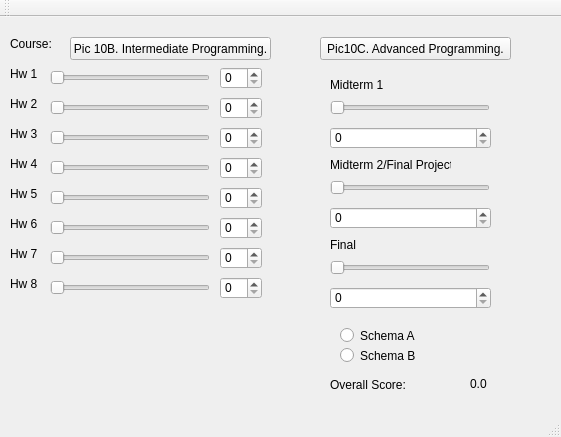
<?xml version="1.0" encoding="UTF-8"?>
<ui version="4.0">
 <class>MainWindow</class>
 <widget class="QMainWindow" name="MainWindow">
  <property name="geometry">
   <rect>
    <x>0</x>
    <y>0</y>
    <width>561</width>
    <height>437</height>
   </rect>
  </property>
  <property name="windowTitle">
   <string>MainWindow</string>
  </property>
  <widget class="QWidget" name="centralWidget">
   <widget class="QSpinBox" name="spinBox_hw1">
    <property name="geometry">
     <rect>
      <x>220</x>
      <y>50</y>
      <width>42</width>
      <height>22</height>
     </rect>
    </property>
   </widget>
   <widget class="QLabel" name="hw1label">
    <property name="geometry">
     <rect>
      <x>10</x>
      <y>50</y>
      <width>47</width>
      <height>13</height>
     </rect>
    </property>
    <property name="text">
     <string>Hw 1</string>
    </property>
   </widget>
   <widget class="QLabel" name="hw3label">
    <property name="geometry">
     <rect>
      <x>10</x>
      <y>110</y>
      <width>47</width>
      <height>13</height>
     </rect>
    </property>
    <property name="text">
     <string>Hw 3</string>
    </property>
   </widget>
   <widget class="QLabel" name="courselabel">
    <property name="geometry">
     <rect>
      <x>10</x>
      <y>20</y>
      <width>47</width>
      <height>13</height>
     </rect>
    </property>
    <property name="text">
     <string>Course:</string>
    </property>
   </widget>
   <widget class="QLabel" name="hw4label">
    <property name="geometry">
     <rect>
      <x>10</x>
      <y>140</y>
      <width>47</width>
      <height>13</height>
     </rect>
    </property>
    <property name="text">
     <string>Hw 4</string>
    </property>
   </widget>
   <widget class="QLabel" name="hw5label">
    <property name="geometry">
     <rect>
      <x>10</x>
      <y>170</y>
      <width>47</width>
      <height>13</height>
     </rect>
    </property>
    <property name="text">
     <string>Hw 5</string>
    </property>
   </widget>
   <widget class="QLabel" name="hw8label">
    <property name="geometry">
     <rect>
      <x>10</x>
      <y>260</y>
      <width>47</width>
      <height>13</height>
     </rect>
    </property>
    <property name="text">
     <string>Hw 8</string>
    </property>
   </widget>
   <widget class="QLabel" name="hw7label">
    <property name="geometry">
     <rect>
      <x>10</x>
      <y>230</y>
      <width>47</width>
      <height>13</height>
     </rect>
    </property>
    <property name="text">
     <string>Hw 7</string>
    </property>
   </widget>
   <widget class="QLabel" name="hw6label">
    <property name="geometry">
     <rect>
      <x>10</x>
      <y>200</y>
      <width>47</width>
      <height>13</height>
     </rect>
    </property>
    <property name="text">
     <string>Hw 6</string>
    </property>
   </widget>
   <widget class="QSlider" name="hw1slider">
    <property name="geometry">
     <rect>
      <x>50</x>
      <y>50</y>
      <width>160</width>
      <height>22</height>
     </rect>
    </property>
    <property name="orientation">
     <enum>Qt::Horizontal</enum>
    </property>
   </widget>
   <widget class="QSlider" name="hw2slider">
    <property name="geometry">
     <rect>
      <x>50</x>
      <y>80</y>
      <width>160</width>
      <height>22</height>
     </rect>
    </property>
    <property name="orientation">
     <enum>Qt::Horizontal</enum>
    </property>
   </widget>
   <widget class="QSlider" name="hw4slider">
    <property name="geometry">
     <rect>
      <x>50</x>
      <y>140</y>
      <width>160</width>
      <height>22</height>
     </rect>
    </property>
    <property name="orientation">
     <enum>Qt::Horizontal</enum>
    </property>
   </widget>
   <widget class="QSlider" name="hw5slider">
    <property name="geometry">
     <rect>
      <x>50</x>
      <y>170</y>
      <width>160</width>
      <height>22</height>
     </rect>
    </property>
    <property name="orientation">
     <enum>Qt::Horizontal</enum>
    </property>
   </widget>
   <widget class="QSlider" name="hw8slider">
    <property name="geometry">
     <rect>
      <x>50</x>
      <y>260</y>
      <width>160</width>
      <height>22</height>
     </rect>
    </property>
    <property name="orientation">
     <enum>Qt::Horizontal</enum>
    </property>
   </widget>
   <widget class="QSlider" name="hw6slider">
    <property name="geometry">
     <rect>
      <x>50</x>
      <y>200</y>
      <width>160</width>
      <height>22</height>
     </rect>
    </property>
    <property name="orientation">
     <enum>Qt::Horizontal</enum>
    </property>
   </widget>
   <widget class="QSlider" name="hw7slider">
    <property name="geometry">
     <rect>
      <x>50</x>
      <y>230</y>
      <width>160</width>
      <height>22</height>
     </rect>
    </property>
    <property name="orientation">
     <enum>Qt::Horizontal</enum>
    </property>
   </widget>
   <widget class="QSlider" name="hw3slider">
    <property name="geometry">
     <rect>
      <x>50</x>
      <y>110</y>
      <width>160</width>
      <height>22</height>
     </rect>
    </property>
    <property name="orientation">
     <enum>Qt::Horizontal</enum>
    </property>
   </widget>
   <widget class="QSpinBox" name="spinBox_hw2">
    <property name="geometry">
     <rect>
      <x>220</x>
      <y>80</y>
      <width>42</width>
      <height>22</height>
     </rect>
    </property>
   </widget>
   <widget class="QSpinBox" name="spinBox_hw3">
    <property name="geometry">
     <rect>
      <x>220</x>
      <y>110</y>
      <width>42</width>
      <height>22</height>
     </rect>
    </property>
   </widget>
   <widget class="QSpinBox" name="spinBox_hw4">
    <property name="geometry">
     <rect>
      <x>220</x>
      <y>140</y>
      <width>42</width>
      <height>22</height>
     </rect>
    </property>
   </widget>
   <widget class="QSpinBox" name="spinBox_hw5">
    <property name="geometry">
     <rect>
      <x>220</x>
      <y>170</y>
      <width>42</width>
      <height>22</height>
     </rect>
    </property>
   </widget>
   <widget class="QSpinBox" name="spinBox_hw6">
    <property name="geometry">
     <rect>
      <x>220</x>
      <y>200</y>
      <width>42</width>
      <height>22</height>
     </rect>
    </property>
   </widget>
   <widget class="QSpinBox" name="spinBox_hw7">
    <property name="geometry">
     <rect>
      <x>220</x>
      <y>230</y>
      <width>42</width>
      <height>22</height>
     </rect>
    </property>
   </widget>
   <widget class="QSpinBox" name="spinBox_hw8">
    <property name="geometry">
     <rect>
      <x>220</x>
      <y>260</y>
      <width>42</width>
      <height>22</height>
     </rect>
    </property>
   </widget>
   <widget class="QLabel" name="hw2label">
    <property name="geometry">
     <rect>
      <x>10</x>
      <y>80</y>
      <width>47</width>
      <height>13</height>
     </rect>
    </property>
    <property name="text">
     <string>Hw 2</string>
    </property>
   </widget>
   <widget class="QPushButton" name="pic10bbutton">
    <property name="geometry">
     <rect>
      <x>70</x>
      <y>20</y>
      <width>201</width>
      <height>23</height>
     </rect>
    </property>
    <property name="text">
     <string>Pic 10B. Intermediate Programming.</string>
    </property>
   </widget>
   <widget class="QPushButton" name="pic10cbutton">
    <property name="geometry">
     <rect>
      <x>320</x>
      <y>20</y>
      <width>191</width>
      <height>23</height>
     </rect>
    </property>
    <property name="text">
     <string>Pic10C. Advanced Programming.</string>
    </property>
   </widget>
   <widget class="QSlider" name="midterm1slider">
    <property name="geometry">
     <rect>
      <x>330</x>
      <y>80</y>
      <width>160</width>
      <height>22</height>
     </rect>
    </property>
    <property name="orientation">
     <enum>Qt::Horizontal</enum>
    </property>
   </widget>
   <widget class="QSlider" name="midterm2slider">
    <property name="geometry">
     <rect>
      <x>330</x>
      <y>160</y>
      <width>160</width>
      <height>22</height>
     </rect>
    </property>
    <property name="orientation">
     <enum>Qt::Horizontal</enum>
    </property>
   </widget>
   <widget class="QSlider" name="finalslider">
    <property name="geometry">
     <rect>
      <x>330</x>
      <y>240</y>
      <width>160</width>
      <height>22</height>
     </rect>
    </property>
    <property name="orientation">
     <enum>Qt::Horizontal</enum>
    </property>
   </widget>
   <widget class="QLabel" name="midterm1label">
    <property name="geometry">
     <rect>
      <x>330</x>
      <y>60</y>
      <width>71</width>
      <height>16</height>
     </rect>
    </property>
    <property name="text">
     <string>Midterm 1</string>
    </property>
   </widget>
   <widget class="QSpinBox" name="spinBox_midterm1">
    <property name="geometry">
     <rect>
      <x>330</x>
      <y>110</y>
      <width>161</width>
      <height>22</height>
     </rect>
    </property>
   </widget>
   <widget class="QLabel" name="midterm2label">
    <property name="geometry">
     <rect>
      <x>330</x>
      <y>140</y>
      <width>121</width>
      <height>16</height>
     </rect>
    </property>
    <property name="text">
     <string>Midterm 2/Final Project</string>
    </property>
   </widget>
   <widget class="QSpinBox" name="spinBox_midterm2">
    <property name="geometry">
     <rect>
      <x>330</x>
      <y>190</y>
      <width>161</width>
      <height>22</height>
     </rect>
    </property>
   </widget>
   <widget class="QLabel" name="finallabel">
    <property name="geometry">
     <rect>
      <x>330</x>
      <y>220</y>
      <width>71</width>
      <height>16</height>
     </rect>
    </property>
    <property name="text">
     <string>Final</string>
    </property>
   </widget>
   <widget class="QSpinBox" name="spinBox_final">
    <property name="geometry">
     <rect>
      <x>330</x>
      <y>270</y>
      <width>161</width>
      <height>22</height>
     </rect>
    </property>
   </widget>
   <widget class="QRadioButton" name="schemaA">
    <property name="geometry">
     <rect>
      <x>340</x>
      <y>310</y>
      <width>82</width>
      <height>17</height>
     </rect>
    </property>
    <property name="text">
     <string>Schema A</string>
    </property>
   </widget>
   <widget class="QRadioButton" name="schemaB">
    <property name="geometry">
     <rect>
      <x>340</x>
      <y>330</y>
      <width>82</width>
      <height>17</height>
     </rect>
    </property>
    <property name="text">
     <string>Schema B</string>
    </property>
   </widget>
   <widget class="QLabel" name="overallscorelabel">
    <property name="geometry">
     <rect>
      <x>330</x>
      <y>360</y>
      <width>81</width>
      <height>16</height>
     </rect>
    </property>
    <property name="text">
     <string>Overall Score:</string>
    </property>
   </widget>
   <widget class="QLabel" name="overallscorenumberlabel">
    <property name="geometry">
     <rect>
      <x>470</x>
      <y>360</y>
      <width>47</width>
      <height>13</height>
     </rect>
    </property>
    <property name="text">
     <string>0.0</string>
    </property>
   </widget>
  </widget>
  <widget class="QMenuBar" name="menuBar">
   <property name="geometry">
    <rect>
     <x>0</x>
     <y>0</y>
     <width>561</width>
     <height>21</height>
    </rect>
   </property>
  </widget>
  <widget class="QToolBar" name="mainToolBar">
   <attribute name="toolBarArea">
    <enum>TopToolBarArea</enum>
   </attribute>
   <attribute name="toolBarBreak">
    <bool>false</bool>
   </attribute>
  </widget>
  <widget class="QStatusBar" name="statusBar"/>
 </widget>
 <layoutdefault spacing="6" margin="11"/>
 <resources/>
 <connections>
  <connection>
   <sender>hw1slider</sender>
   <signal>valueChanged(int)</signal>
   <receiver>spinBox_hw1</receiver>
   <slot>setValue(int)</slot>
   <hints>
    <hint type="sourcelabel">
     <x>129</x>
     <y>93</y>
    </hint>
    <hint type="destinationlabel">
     <x>240</x>
     <y>93</y>
    </hint>
   </hints>
  </connection>
  <connection>
   <sender>hw2slider</sender>
   <signal>valueChanged(int)</signal>
   <receiver>spinBox_hw2</receiver>
   <slot>setValue(int)</slot>
   <hints>
    <hint type="sourcelabel">
     <x>129</x>
     <y>123</y>
    </hint>
    <hint type="destinationlabel">
     <x>240</x>
     <y>123</y>
    </hint>
   </hints>
  </connection>
  <connection>
   <sender>hw3slider</sender>
   <signal>valueChanged(int)</signal>
   <receiver>spinBox_hw3</receiver>
   <slot>setValue(int)</slot>
   <hints>
    <hint type="sourcelabel">
     <x>129</x>
     <y>153</y>
    </hint>
    <hint type="destinationlabel">
     <x>240</x>
     <y>153</y>
    </hint>
   </hints>
  </connection>
  <connection>
   <sender>hw4slider</sender>
   <signal>valueChanged(int)</signal>
   <receiver>spinBox_hw4</receiver>
   <slot>setValue(int)</slot>
   <hints>
    <hint type="sourcelabel">
     <x>129</x>
     <y>183</y>
    </hint>
    <hint type="destinationlabel">
     <x>240</x>
     <y>183</y>
    </hint>
   </hints>
  </connection>
  <connection>
   <sender>hw5slider</sender>
   <signal>valueChanged(int)</signal>
   <receiver>spinBox_hw5</receiver>
   <slot>setValue(int)</slot>
   <hints>
    <hint type="sourcelabel">
     <x>129</x>
     <y>213</y>
    </hint>
    <hint type="destinationlabel">
     <x>240</x>
     <y>213</y>
    </hint>
   </hints>
  </connection>
  <connection>
   <sender>spinBox_hw1</sender>
   <signal>valueChanged(QString)</signal>
   <receiver>hw1slider</receiver>
   <slot>update()</slot>
   <hints>
    <hint type="sourcelabel">
     <x>240</x>
     <y>93</y>
    </hint>
    <hint type="destinationlabel">
     <x>129</x>
     <y>93</y>
    </hint>
   </hints>
  </connection>
  <connection>
   <sender>spinBox_hw2</sender>
   <signal>valueChanged(int)</signal>
   <receiver>hw2slider</receiver>
   <slot>update()</slot>
   <hints>
    <hint type="sourcelabel">
     <x>240</x>
     <y>123</y>
    </hint>
    <hint type="destinationlabel">
     <x>129</x>
     <y>123</y>
    </hint>
   </hints>
  </connection>
  <connection>
   <sender>spinBox_hw3</sender>
   <signal>valueChanged(int)</signal>
   <receiver>hw3slider</receiver>
   <slot>update()</slot>
   <hints>
    <hint type="sourcelabel">
     <x>240</x>
     <y>153</y>
    </hint>
    <hint type="destinationlabel">
     <x>129</x>
     <y>153</y>
    </hint>
   </hints>
  </connection>
  <connection>
   <sender>spinBox_hw4</sender>
   <signal>valueChanged(int)</signal>
   <receiver>hw4slider</receiver>
   <slot>update()</slot>
   <hints>
    <hint type="sourcelabel">
     <x>240</x>
     <y>183</y>
    </hint>
    <hint type="destinationlabel">
     <x>129</x>
     <y>183</y>
    </hint>
   </hints>
  </connection>
  <connection>
   <sender>spinBox_hw5</sender>
   <signal>valueChanged(int)</signal>
   <receiver>hw5slider</receiver>
   <slot>update()</slot>
   <hints>
    <hint type="sourcelabel">
     <x>240</x>
     <y>213</y>
    </hint>
    <hint type="destinationlabel">
     <x>129</x>
     <y>213</y>
    </hint>
   </hints>
  </connection>
  <connection>
   <sender>hw6slider</sender>
   <signal>valueChanged(int)</signal>
   <receiver>spinBox_hw6</receiver>
   <slot>setValue(int)</slot>
   <hints>
    <hint type="sourcelabel">
     <x>129</x>
     <y>243</y>
    </hint>
    <hint type="destinationlabel">
     <x>240</x>
     <y>243</y>
    </hint>
   </hints>
  </connection>
  <connection>
   <sender>spinBox_hw6</sender>
   <signal>valueChanged(int)</signal>
   <receiver>hw6slider</receiver>
   <slot>update()</slot>
   <hints>
    <hint type="sourcelabel">
     <x>240</x>
     <y>243</y>
    </hint>
    <hint type="destinationlabel">
     <x>129</x>
     <y>243</y>
    </hint>
   </hints>
  </connection>
  <connection>
   <sender>hw7slider</sender>
   <signal>valueChanged(int)</signal>
   <receiver>spinBox_hw7</receiver>
   <slot>setValue(int)</slot>
   <hints>
    <hint type="sourcelabel">
     <x>129</x>
     <y>273</y>
    </hint>
    <hint type="destinationlabel">
     <x>240</x>
     <y>273</y>
    </hint>
   </hints>
  </connection>
  <connection>
   <sender>spinBox_hw7</sender>
   <signal>valueChanged(int)</signal>
   <receiver>hw7slider</receiver>
   <slot>update()</slot>
   <hints>
    <hint type="sourcelabel">
     <x>240</x>
     <y>273</y>
    </hint>
    <hint type="destinationlabel">
     <x>129</x>
     <y>273</y>
    </hint>
   </hints>
  </connection>
  <connection>
   <sender>hw8slider</sender>
   <signal>valueChanged(int)</signal>
   <receiver>spinBox_hw8</receiver>
   <slot>setValue(int)</slot>
   <hints>
    <hint type="sourcelabel">
     <x>129</x>
     <y>303</y>
    </hint>
    <hint type="destinationlabel">
     <x>240</x>
     <y>303</y>
    </hint>
   </hints>
  </connection>
  <connection>
   <sender>spinBox_hw8</sender>
   <signal>valueChanged(int)</signal>
   <receiver>hw8slider</receiver>
   <slot>update()</slot>
   <hints>
    <hint type="sourcelabel">
     <x>240</x>
     <y>303</y>
    </hint>
    <hint type="destinationlabel">
     <x>129</x>
     <y>303</y>
    </hint>
   </hints>
  </connection>
  <connection>
   <sender>midterm1slider</sender>
   <signal>valueChanged(int)</signal>
   <receiver>spinBox_midterm1</receiver>
   <slot>setValue(int)</slot>
   <hints>
    <hint type="sourcelabel">
     <x>409</x>
     <y>123</y>
    </hint>
    <hint type="destinationlabel">
     <x>410</x>
     <y>153</y>
    </hint>
   </hints>
  </connection>
  <connection>
   <sender>spinBox_midterm1</sender>
   <signal>valueChanged(int)</signal>
   <receiver>midterm1slider</receiver>
   <slot>update()</slot>
   <hints>
    <hint type="sourcelabel">
     <x>410</x>
     <y>153</y>
    </hint>
    <hint type="destinationlabel">
     <x>409</x>
     <y>123</y>
    </hint>
   </hints>
  </connection>
  <connection>
   <sender>midterm2slider</sender>
   <signal>valueChanged(int)</signal>
   <receiver>spinBox_midterm2</receiver>
   <slot>setValue(int)</slot>
   <hints>
    <hint type="sourcelabel">
     <x>409</x>
     <y>203</y>
    </hint>
    <hint type="destinationlabel">
     <x>410</x>
     <y>233</y>
    </hint>
   </hints>
  </connection>
  <connection>
   <sender>spinBox_midterm2</sender>
   <signal>valueChanged(int)</signal>
   <receiver>midterm2slider</receiver>
   <slot>update()</slot>
   <hints>
    <hint type="sourcelabel">
     <x>410</x>
     <y>233</y>
    </hint>
    <hint type="destinationlabel">
     <x>409</x>
     <y>203</y>
    </hint>
   </hints>
  </connection>
  <connection>
   <sender>finalslider</sender>
   <signal>valueChanged(int)</signal>
   <receiver>spinBox_final</receiver>
   <slot>setValue(int)</slot>
   <hints>
    <hint type="sourcelabel">
     <x>409</x>
     <y>283</y>
    </hint>
    <hint type="destinationlabel">
     <x>410</x>
     <y>313</y>
    </hint>
   </hints>
  </connection>
  <connection>
   <sender>spinBox_final</sender>
   <signal>valueChanged(int)</signal>
   <receiver>finalslider</receiver>
   <slot>update()</slot>
   <hints>
    <hint type="sourcelabel">
     <x>410</x>
     <y>313</y>
    </hint>
    <hint type="destinationlabel">
     <x>409</x>
     <y>283</y>
    </hint>
   </hints>
  </connection>
  <connection>
   <sender>hw1slider</sender>
   <signal>valueChanged(int)</signal>
   <receiver>overallscorenumberlabel</receiver>
   <slot>update()</slot>
   <hints>
    <hint type="sourcelabel">
     <x>129</x>
     <y>93</y>
    </hint>
    <hint type="destinationlabel">
     <x>493</x>
     <y>399</y>
    </hint>
   </hints>
  </connection>
  <connection>
   <sender>overallscorenumberlabel</sender>
   <signal>windowTitleChanged(QString)</signal>
   <receiver>hw1slider</receiver>
   <slot>update()</slot>
   <hints>
    <hint type="sourcelabel">
     <x>493</x>
     <y>399</y>
    </hint>
    <hint type="destinationlabel">
     <x>129</x>
     <y>93</y>
    </hint>
   </hints>
  </connection>
  <connection>
   <sender>hw2slider</sender>
   <signal>valueChanged(int)</signal>
   <receiver>overallscorenumberlabel</receiver>
   <slot>update()</slot>
   <hints>
    <hint type="sourcelabel">
     <x>129</x>
     <y>123</y>
    </hint>
    <hint type="destinationlabel">
     <x>493</x>
     <y>399</y>
    </hint>
   </hints>
  </connection>
  <connection>
   <sender>hw3slider</sender>
   <signal>valueChanged(int)</signal>
   <receiver>overallscorenumberlabel</receiver>
   <slot>update()</slot>
   <hints>
    <hint type="sourcelabel">
     <x>129</x>
     <y>153</y>
    </hint>
    <hint type="destinationlabel">
     <x>493</x>
     <y>399</y>
    </hint>
   </hints>
  </connection>
  <connection>
   <sender>hw4slider</sender>
   <signal>valueChanged(int)</signal>
   <receiver>overallscorenumberlabel</receiver>
   <slot>update()</slot>
   <hints>
    <hint type="sourcelabel">
     <x>129</x>
     <y>183</y>
    </hint>
    <hint type="destinationlabel">
     <x>493</x>
     <y>399</y>
    </hint>
   </hints>
  </connection>
  <connection>
   <sender>hw5slider</sender>
   <signal>valueChanged(int)</signal>
   <receiver>overallscorenumberlabel</receiver>
   <slot>update()</slot>
   <hints>
    <hint type="sourcelabel">
     <x>129</x>
     <y>213</y>
    </hint>
    <hint type="destinationlabel">
     <x>493</x>
     <y>399</y>
    </hint>
   </hints>
  </connection>
  <connection>
   <sender>hw6slider</sender>
   <signal>valueChanged(int)</signal>
   <receiver>overallscorenumberlabel</receiver>
   <slot>update()</slot>
   <hints>
    <hint type="sourcelabel">
     <x>129</x>
     <y>243</y>
    </hint>
    <hint type="destinationlabel">
     <x>493</x>
     <y>399</y>
    </hint>
   </hints>
  </connection>
  <connection>
   <sender>hw7slider</sender>
   <signal>valueChanged(int)</signal>
   <receiver>overallscorenumberlabel</receiver>
   <slot>update()</slot>
   <hints>
    <hint type="sourcelabel">
     <x>129</x>
     <y>273</y>
    </hint>
    <hint type="destinationlabel">
     <x>493</x>
     <y>399</y>
    </hint>
   </hints>
  </connection>
  <connection>
   <sender>hw8slider</sender>
   <signal>valueChanged(int)</signal>
   <receiver>overallscorenumberlabel</receiver>
   <slot>update()</slot>
   <hints>
    <hint type="sourcelabel">
     <x>129</x>
     <y>303</y>
    </hint>
    <hint type="destinationlabel">
     <x>493</x>
     <y>399</y>
    </hint>
   </hints>
  </connection>
  <connection>
   <sender>midterm1slider</sender>
   <signal>valueChanged(int)</signal>
   <receiver>overallscorenumberlabel</receiver>
   <slot>update()</slot>
   <hints>
    <hint type="sourcelabel">
     <x>409</x>
     <y>123</y>
    </hint>
    <hint type="destinationlabel">
     <x>493</x>
     <y>399</y>
    </hint>
   </hints>
  </connection>
  <connection>
   <sender>midterm2slider</sender>
   <signal>valueChanged(int)</signal>
   <receiver>overallscorenumberlabel</receiver>
   <slot>update()</slot>
   <hints>
    <hint type="sourcelabel">
     <x>409</x>
     <y>203</y>
    </hint>
    <hint type="destinationlabel">
     <x>493</x>
     <y>399</y>
    </hint>
   </hints>
  </connection>
  <connection>
   <sender>finalslider</sender>
   <signal>valueChanged(int)</signal>
   <receiver>overallscorenumberlabel</receiver>
   <slot>update()</slot>
   <hints>
    <hint type="sourcelabel">
     <x>409</x>
     <y>283</y>
    </hint>
    <hint type="destinationlabel">
     <x>493</x>
     <y>399</y>
    </hint>
   </hints>
  </connection>
  <connection>
   <sender>overallscorenumberlabel</sender>
   <signal>windowTitleChanged(QString)</signal>
   <receiver>hw2slider</receiver>
   <slot>update()</slot>
   <hints>
    <hint type="sourcelabel">
     <x>493</x>
     <y>399</y>
    </hint>
    <hint type="destinationlabel">
     <x>129</x>
     <y>123</y>
    </hint>
   </hints>
  </connection>
  <connection>
   <sender>overallscorenumberlabel</sender>
   <signal>windowTitleChanged(QString)</signal>
   <receiver>hw3slider</receiver>
   <slot>update()</slot>
   <hints>
    <hint type="sourcelabel">
     <x>493</x>
     <y>399</y>
    </hint>
    <hint type="destinationlabel">
     <x>129</x>
     <y>153</y>
    </hint>
   </hints>
  </connection>
  <connection>
   <sender>overallscorenumberlabel</sender>
   <signal>windowTitleChanged(QString)</signal>
   <receiver>hw4slider</receiver>
   <slot>update()</slot>
   <hints>
    <hint type="sourcelabel">
     <x>493</x>
     <y>399</y>
    </hint>
    <hint type="destinationlabel">
     <x>129</x>
     <y>183</y>
    </hint>
   </hints>
  </connection>
  <connection>
   <sender>overallscorenumberlabel</sender>
   <signal>windowTitleChanged(QString)</signal>
   <receiver>hw5slider</receiver>
   <slot>update()</slot>
   <hints>
    <hint type="sourcelabel">
     <x>493</x>
     <y>399</y>
    </hint>
    <hint type="destinationlabel">
     <x>129</x>
     <y>213</y>
    </hint>
   </hints>
  </connection>
  <connection>
   <sender>overallscorenumberlabel</sender>
   <signal>windowTitleChanged(QString)</signal>
   <receiver>hw6slider</receiver>
   <slot>update()</slot>
   <hints>
    <hint type="sourcelabel">
     <x>493</x>
     <y>399</y>
    </hint>
    <hint type="destinationlabel">
     <x>129</x>
     <y>243</y>
    </hint>
   </hints>
  </connection>
  <connection>
   <sender>overallscorenumberlabel</sender>
   <signal>windowTitleChanged(QString)</signal>
   <receiver>hw7slider</receiver>
   <slot>update()</slot>
   <hints>
    <hint type="sourcelabel">
     <x>493</x>
     <y>399</y>
    </hint>
    <hint type="destinationlabel">
     <x>129</x>
     <y>273</y>
    </hint>
   </hints>
  </connection>
  <connection>
   <sender>overallscorenumberlabel</sender>
   <signal>windowTitleChanged(QString)</signal>
   <receiver>hw8slider</receiver>
   <slot>update()</slot>
   <hints>
    <hint type="sourcelabel">
     <x>493</x>
     <y>399</y>
    </hint>
    <hint type="destinationlabel">
     <x>129</x>
     <y>303</y>
    </hint>
   </hints>
  </connection>
  <connection>
   <sender>overallscorenumberlabel</sender>
   <signal>windowTitleChanged(QString)</signal>
   <receiver>midterm1slider</receiver>
   <slot>update()</slot>
   <hints>
    <hint type="sourcelabel">
     <x>493</x>
     <y>399</y>
    </hint>
    <hint type="destinationlabel">
     <x>409</x>
     <y>123</y>
    </hint>
   </hints>
  </connection>
  <connection>
   <sender>overallscorenumberlabel</sender>
   <signal>windowTitleChanged(QString)</signal>
   <receiver>midterm2slider</receiver>
   <slot>update()</slot>
   <hints>
    <hint type="sourcelabel">
     <x>493</x>
     <y>399</y>
    </hint>
    <hint type="destinationlabel">
     <x>409</x>
     <y>203</y>
    </hint>
   </hints>
  </connection>
  <connection>
   <sender>overallscorenumberlabel</sender>
   <signal>windowTitleChanged(QString)</signal>
   <receiver>finalslider</receiver>
   <slot>update()</slot>
   <hints>
    <hint type="sourcelabel">
     <x>493</x>
     <y>399</y>
    </hint>
    <hint type="destinationlabel">
     <x>409</x>
     <y>283</y>
    </hint>
   </hints>
  </connection>
 </connections>
</ui>
